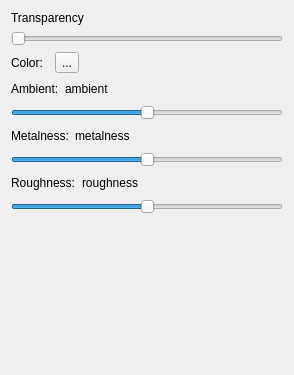
<?xml version="1.0" encoding="UTF-8"?>
<ui version="4.0">
 <class>MeshWidget</class>
 <widget class="QWidget" name="MeshWidget">
  <property name="geometry">
   <rect>
    <x>0</x>
    <y>0</y>
    <width>294</width>
    <height>375</height>
   </rect>
  </property>
  <property name="windowTitle">
   <string>Form</string>
  </property>
  <layout class="QVBoxLayout" name="verticalLayout">
   <item>
    <widget class="QLabel" name="label_13">
     <property name="text">
      <string>Transparency</string>
     </property>
    </widget>
   </item>
   <item>
    <widget class="QSlider" name="slider_transparency">
     <property name="orientation">
      <enum>Qt::Horizontal</enum>
     </property>
    </widget>
   </item>
   <item>
    <layout class="QHBoxLayout" name="horizontalLayout_6">
     <item>
      <widget class="QLabel" name="label_14">
       <property name="text">
        <string>Color:</string>
       </property>
      </widget>
     </item>
     <item>
      <widget class="QWidget" name="widget_color" native="true">
       <property name="autoFillBackground">
        <bool>true</bool>
       </property>
      </widget>
     </item>
     <item>
      <widget class="QToolButton" name="toolButton_color">
       <property name="text">
        <string>...</string>
       </property>
      </widget>
     </item>
     <item>
      <spacer name="horizontalSpacer_5">
       <property name="orientation">
        <enum>Qt::Horizontal</enum>
       </property>
       <property name="sizeHint" stdset="0">
        <size>
         <width>40</width>
         <height>20</height>
        </size>
       </property>
      </spacer>
     </item>
    </layout>
   </item>
   <item>
    <layout class="QHBoxLayout" name="horizontalLayout">
     <item>
      <widget class="QLabel" name="label_18">
       <property name="text">
        <string>Ambient:</string>
       </property>
      </widget>
     </item>
     <item>
      <widget class="QLabel" name="label_ambient">
       <property name="text">
        <string>ambient</string>
       </property>
      </widget>
     </item>
     <item>
      <spacer name="horizontalSpacer">
       <property name="orientation">
        <enum>Qt::Horizontal</enum>
       </property>
       <property name="sizeHint" stdset="0">
        <size>
         <width>40</width>
         <height>20</height>
        </size>
       </property>
      </spacer>
     </item>
    </layout>
   </item>
   <item>
    <widget class="QSlider" name="slider_ambient">
     <property name="maximum">
      <number>1000</number>
     </property>
     <property name="value">
      <number>500</number>
     </property>
     <property name="orientation">
      <enum>Qt::Horizontal</enum>
     </property>
    </widget>
   </item>
   <item>
    <layout class="QHBoxLayout" name="horizontalLayout_2">
     <item>
      <widget class="QLabel" name="label_16">
       <property name="text">
        <string>Metalness:</string>
       </property>
      </widget>
     </item>
     <item>
      <widget class="QLabel" name="label_metalness">
       <property name="text">
        <string>metalness</string>
       </property>
      </widget>
     </item>
     <item>
      <spacer name="horizontalSpacer_2">
       <property name="orientation">
        <enum>Qt::Horizontal</enum>
       </property>
       <property name="sizeHint" stdset="0">
        <size>
         <width>40</width>
         <height>20</height>
        </size>
       </property>
      </spacer>
     </item>
    </layout>
   </item>
   <item>
    <widget class="QSlider" name="slider_metalness">
     <property name="maximum">
      <number>1000</number>
     </property>
     <property name="value">
      <number>500</number>
     </property>
     <property name="orientation">
      <enum>Qt::Horizontal</enum>
     </property>
    </widget>
   </item>
   <item>
    <layout class="QHBoxLayout" name="horizontalLayout_3">
     <item>
      <widget class="QLabel" name="label_2">
       <property name="text">
        <string>Roughness:</string>
       </property>
      </widget>
     </item>
     <item>
      <widget class="QLabel" name="label_roughness">
       <property name="text">
        <string>roughness</string>
       </property>
      </widget>
     </item>
     <item>
      <spacer name="horizontalSpacer_3">
       <property name="orientation">
        <enum>Qt::Horizontal</enum>
       </property>
       <property name="sizeHint" stdset="0">
        <size>
         <width>40</width>
         <height>20</height>
        </size>
       </property>
      </spacer>
     </item>
    </layout>
   </item>
   <item>
    <widget class="QSlider" name="slider_roughness">
     <property name="maximum">
      <number>1000</number>
     </property>
     <property name="value">
      <number>500</number>
     </property>
     <property name="orientation">
      <enum>Qt::Horizontal</enum>
     </property>
    </widget>
   </item>
   <item>
    <spacer name="verticalSpacer_4">
     <property name="orientation">
      <enum>Qt::Vertical</enum>
     </property>
     <property name="sizeHint" stdset="0">
      <size>
       <width>20</width>
       <height>229</height>
      </size>
     </property>
    </spacer>
   </item>
  </layout>
 </widget>
 <resources/>
 <connections/>
</ui>
